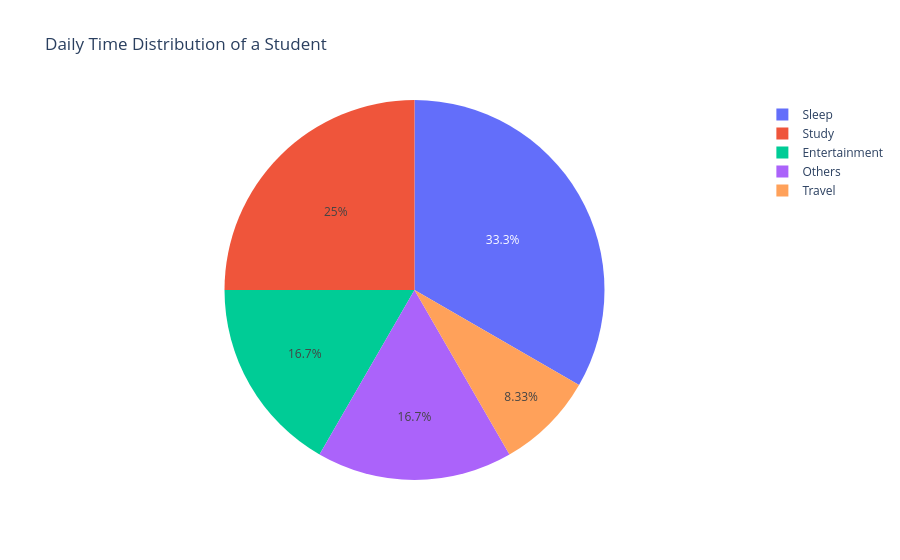

The notebook cell saved with this chart:
### Markdown cell above
## Example 5: Time Spent in a Day

### Code cell
df5 = pd.DataFrame({
    "Activity": ["Study", "Sleep", "Entertainment", "Travel", "Others"],
    "Hours": [6, 8, 4, 2, 4]
})

fig = px.pie(
    df5,
    names="Activity",
    values="Hours",
    title="Daily Time Distribution of a Student"
)
fig.write_image('Piechart.png')
fig.show()

### Figure 1 — Plotly figure (JSON) as saved in the notebook; plotly's stock layout.template omitted (floating-point values rounded to 4 significant figures)
{"data": [{"domain": {"x": [0, 1], "y": [0, 1]}, "hovertemplate": "Activity=%{label}<br>Hours=%{value}<extra></extra>", "labels": ["Study", "Sleep", "Entertainment", "Travel", "Others"], "legendgroup": "", "name": "", "showlegend": true, "type": "pie", "values": [6, 8, 4, 2, 4]}], "layout": {"legend": {"tracegroupgap": 0}, "title": {"text": "Daily Time Distribution of a Student"}}}
